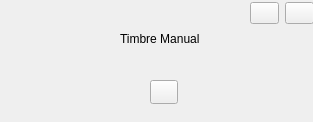
<?xml version="1.0" encoding="UTF-8"?>
<ui version="4.0">
 <class>Manual</class>
 <widget class="QWidget" name="Manual">
  <property name="geometry">
   <rect>
    <x>0</x>
    <y>0</y>
    <width>313</width>
    <height>122</height>
   </rect>
  </property>
  <property name="windowTitle">
   <string>Form</string>
  </property>
  <widget class="QLabel" name="label">
   <property name="geometry">
    <rect>
     <x>120</x>
     <y>30</y>
     <width>91</width>
     <height>18</height>
    </rect>
   </property>
   <property name="text">
    <string>Timbre Manual</string>
   </property>
  </widget>
  <widget class="QPushButton" name="timbreBtn">
   <property name="geometry">
    <rect>
     <x>150</x>
     <y>80</y>
     <width>28</width>
     <height>24</height>
    </rect>
   </property>
   <property name="text">
    <string/>
   </property>
   <property name="icon">
    <iconset>
     <normaloff>:/new/prefix1/resource/timbreOff.png</normaloff>:/new/prefix1/resource/timbreOff.png</iconset>
   </property>
  </widget>
  <widget class="QWidget" name="layoutWidget">
   <property name="geometry">
    <rect>
     <x>250</x>
     <y>0</y>
     <width>64</width>
     <height>26</height>
    </rect>
   </property>
   <layout class="QHBoxLayout" name="horizontalLayout">
    <item>
     <widget class="QPushButton" name="retrocederBtn">
      <property name="text">
       <string/>
      </property>
      <property name="icon">
       <iconset>
        <normaloff>:/new/prefix1/resource/back.png</normaloff>:/new/prefix1/resource/back.png</iconset>
      </property>
     </widget>
    </item>
    <item>
     <widget class="QPushButton" name="cerrarBtn">
      <property name="text">
       <string/>
      </property>
      <property name="icon">
       <iconset resource="../../resources.qrc">
        <normaloff>:/new/prefix1/resource/cerrar.png</normaloff>:/new/prefix1/resource/cerrar.png</iconset>
      </property>
     </widget>
    </item>
   </layout>
  </widget>
 </widget>
 <resources>
  <include location="../../resources.qrc"/>
 </resources>
 <connections/>
</ui>
